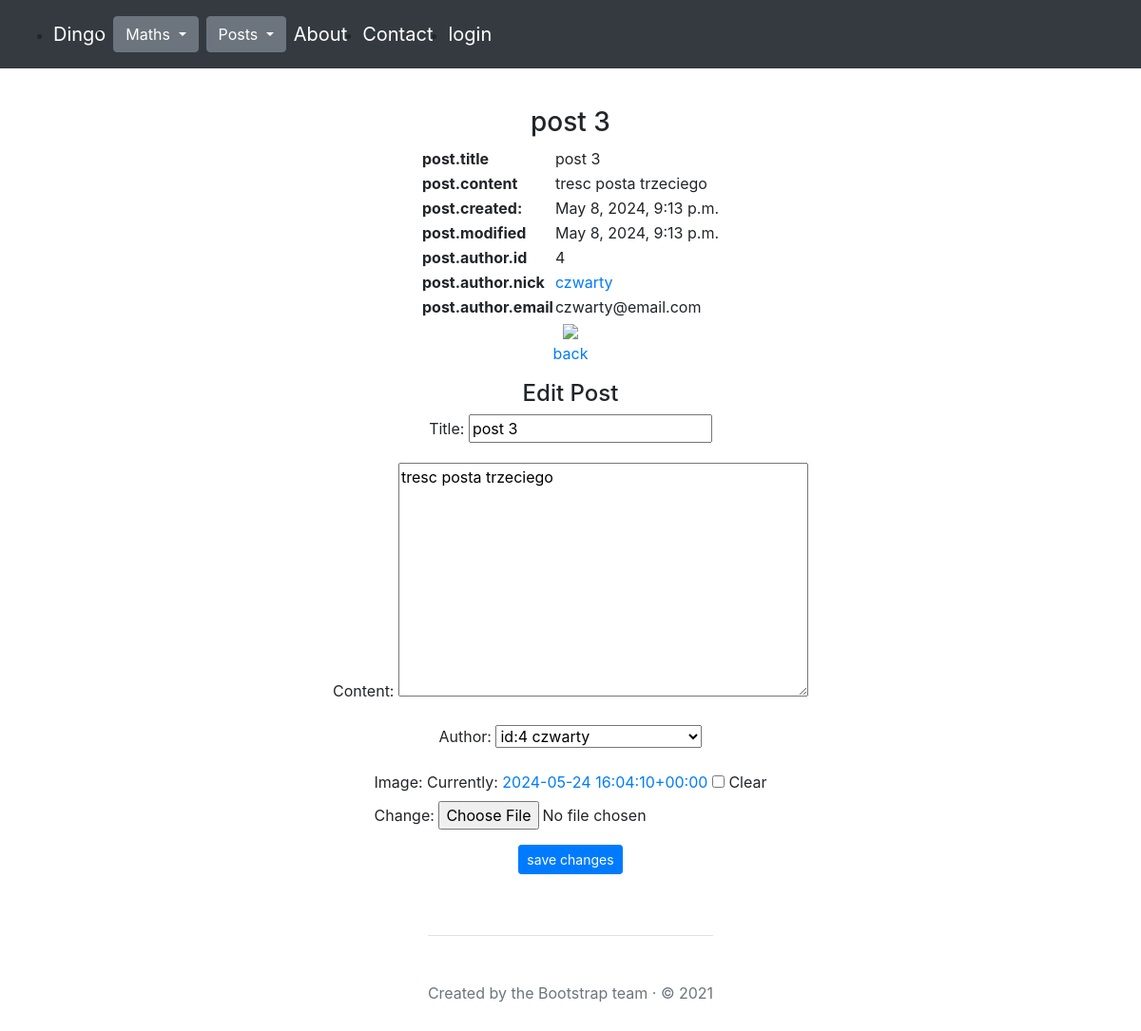
/posts/details/3, run on an earlier commit of the app's database.
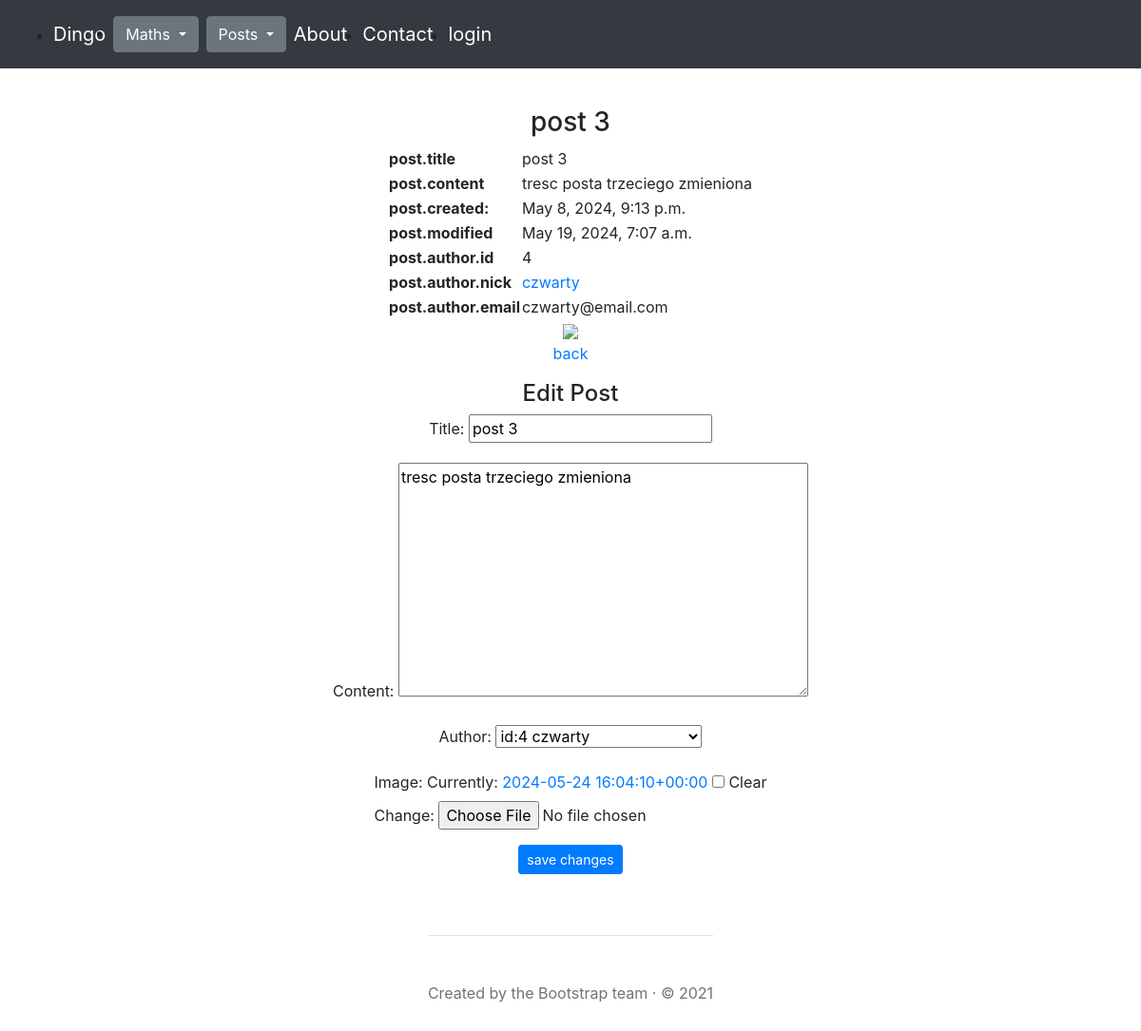
And on a later commit of the database.
### posts/models.py (models this page shows, shortened)
class Post(models.Model):
    title = models.CharField(max_length=30, unique=True, null=False)
    content = models.TextField(null=False)
    image = models.ImageField(upload_to='photos/%Y/%m/%d', null=True, default='')
    created = models.DateTimeField(auto_now_add=True)
    modified = models.DateTimeField(auto_now=True)
    author = models.ForeignKey(
        'posts.Author',
        on_delete=models.CASCADE,
        null=False,
        blank=False
    )

class Author(models.Model):
    nick = models.CharField(max_length=30, null=False, unique=True)
    email = models.EmailField(null=False, unique=True)
    def __str__(self):
        return (f"id:{self.id} {self.nick}")

### posts/views.py (the view)
# urls.py: path('details/<int:id>', post_details, name="details"),
def post_details(request, id):
    post = Post.objects.get(id=id)
    if request.method == 'POST':
        form = PostForm(request.POST, files=request.FILES, instance=post)
        if form.is_valid():
            form.save()
            messages.success(request, "Post changed successfully")
    else:
        form = PostForm(instance=post)
    return render(
        request=request,
        template_name="posts/details.html",
        context={"post": post, "form": form}
    )

### posts/forms.py (shortened to what this page needs)
class PostForm(forms.ModelForm):
    class Meta:
        model = Post
        fields = "__all__"
        fields = ["title", "content", "author", "image"]
    image = forms.ImageField(required=False)

### posts/templates/posts/details.html (shortened to what this page needs)
{% extends "main.html" %}
{% block content %}
<div class="mt-3 d-flex flex-column align-items-center justify-content-center">
    <h3>{{ post.title }}</h3>
    <table>
        <tr>
            <th>post.title</th>
            <td>{{ post.title }}</td>
        </tr>
        <tr>
            <th>post.content</th>
            <td>{{ post.content }}</td>
        </tr>
        <tr>
            <th>post.created:</th>
            <td>{{ post.created }}</td>
        </tr>
        <tr>
            <th>post.modified</th>
            <td>{{ post.modified }}</td>
        </tr>
        <tr>
            <th>post.author.id</th>
            <td>{{ post.author.id }}</td>
        </tr>
        <tr>
            <th>post.author.nick</th>
            <td><a href="{% url 'posts:authordetails' post.author.id %}">{{ post.author.nick }}</a></td>
        </tr>
        <tr>
            <th>post.author.email</th>
            <td>{{ post.author.email }}</td>
        </tr>
    </table>
    {% if post.image.url != '' %}
    <div><img class="img-fluid" style="max-width: 600px; max-height: 450px;" src="{{ post.image.url }}"></div>
    {% endif %}
    <a href="{% url 'posts:list' %}">back</a>
    <h4 class="mt-3">Edit Post</h4>
    <form method="post" enctype='multipart/form-data' class="d-flex flex-column align-items-center justify-content-center">
        {{ form.as_p }}
        <input class="btn btn-sm btn-primary" type="submit" value="save changes">
    </form>
</div>
{% endblock %}

What changed in the data, as far as the page shows it:
changed Post "post 3": content "tresc posta trzeciego" → "tresc posta trzeciego zmieniona"; modified "May 8, 2024, 9:13 p.m." → "May 19, 2024, 7:07 a.m."
